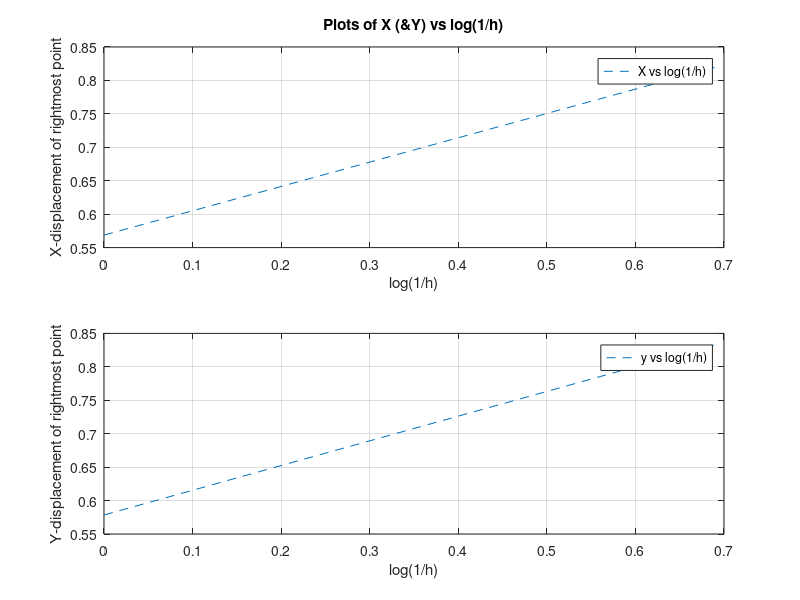

MATLAB code to generate this figure:
%Plot of u (&v) vs log(1/h) for different values of h: 
x_plot=[log(1) log(2)];
u_plot=[0.2559 0.3694]/0.45;
v_plot=[-0.4013 -0.579]/(-0.69375);


subplot(2,1,1)
plot(x_plot,u_plot,'--');
grid on
xlabel('log(1/h)');
ylabel('X-displacement of rightmost point');
legend('X vs log(1/h)');
title('Plots of X (&Y) vs log(1/h)');


subplot(2,1,2)
plot(x_plot,v_plot,'--');
grid on
xlabel('log(1/h)');
ylabel('Y-displacement of rightmost point');
legend('y vs log(1/h)');

